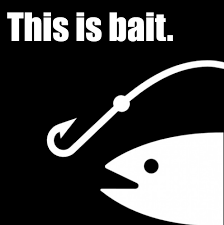
#> input picture Image_processing_py_codes/binary.png, 224 x 225 px
$ python '5.Morphological_Transformations_(3)Advanced.py'
#> lines starting #> are read from the running program, lines starting #| are printed output that depends on the picture
import cv2 as cv
import numpy as np
from matplotlib import pyplot as plt

img = cv.imread("binary.png")
#> img is the input picture: shape (225, 224, 3); min 0, max 255, mean 65.4

### dst = cv.morphologyEx( src, op, kernel[, dst[, anchor[, iterations[, borderType[, borderValue]]]]])
#op: Type of a morphological operation, see cv::MorphTypes :: cv.MORPH_OPEN ,cv.MORPH_CLOSE ,cv.MORPH_GRADIENT, cv.MORPH_TOPHAT, cv.MORPH_BLACKHAT, cv.MORPH_HITMISS
#kernel: Structuring element. It can be created using cv::getStructuringElement.
#anchor: Anchor position with the kernel. Negative values mean that the anchor is at the kernel center.
#iterations: Number of times erosion and dilation are applied.
k = np.ones((5,5),np.uint8)

##1.Opening is just another name of erosion followed by dilation. It is useful in removing noise

opening = cv.morphologyEx(img, cv.MORPH_OPEN, k)

##2.Closing is reverse of Opening, Dilation followed by Erosion. It is useful in closing small holes inside the foreground objects, or small black points on the object.

closing = cv.morphologyEx(img, cv.MORPH_CLOSE, k)

##3.Morphological Gradient: t is the difference between dilation and erosion of an image.

Gradient = cv.morphologyEx(img, cv.MORPH_GRADIENT, k)
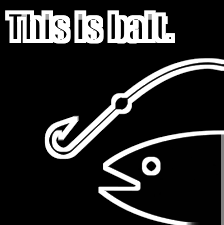
#> Gradient: shape (225, 224, 3); min 0, max 255, mean 41.5

##4.Top Hat: It is the difference between input image and Opening of the image. Below example is done for a 9x9 kernel.

TopHat = cv.morphologyEx(img, cv.MORPH_TOPHAT, k)
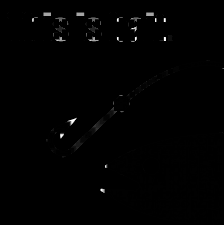
#> TopHat: shape (225, 224, 3); min 0, max 255, mean 1.4

##5.Black Hat: It is the difference between the closing of the input image and input image.

BlackHat = cv.morphologyEx(img, cv.MORPH_BLACKHAT, k)
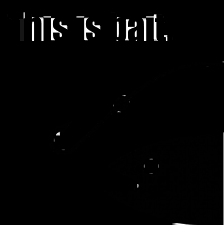
#> BlackHat: shape (225, 224, 3); min 0, max 255, mean 3.4

cv.imshow("original",img)
cv.imshow("opening",opening)
cv.imshow("closing",closing)
cv.imshow("Gradient",Gradient)
cv.imshow("TopHat",TopHat)
cv.imshow("BlackHat",BlackHat)

if cv.waitKey(0) & 0xFF == ord('c'): cv.destroyAllWindows()
